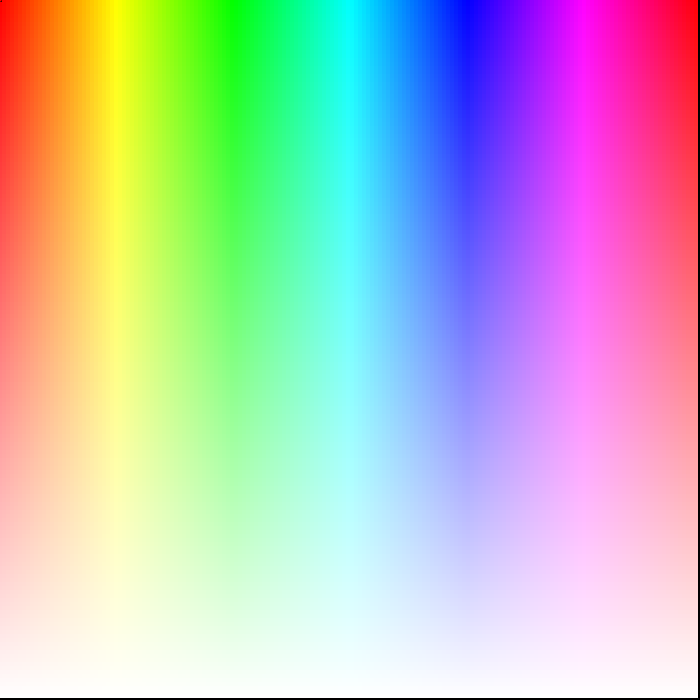
Frame 1 (no input)
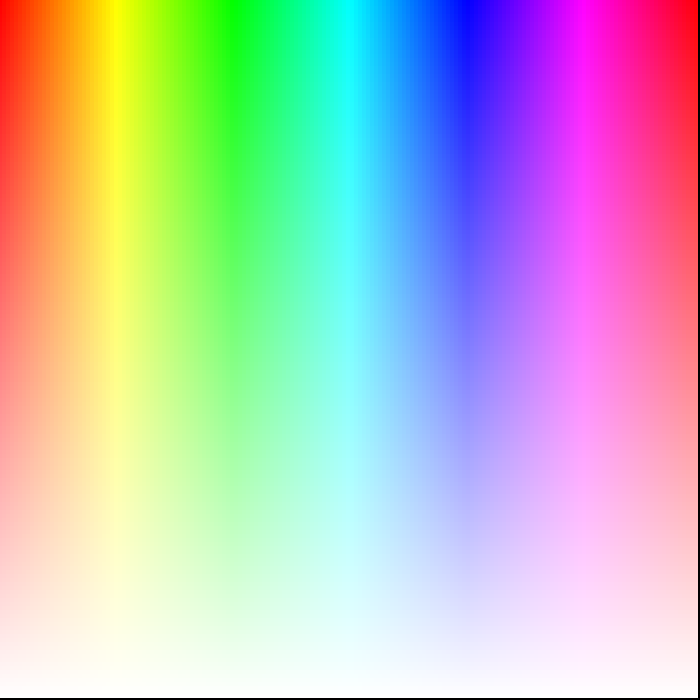
Frame 60 (no input)
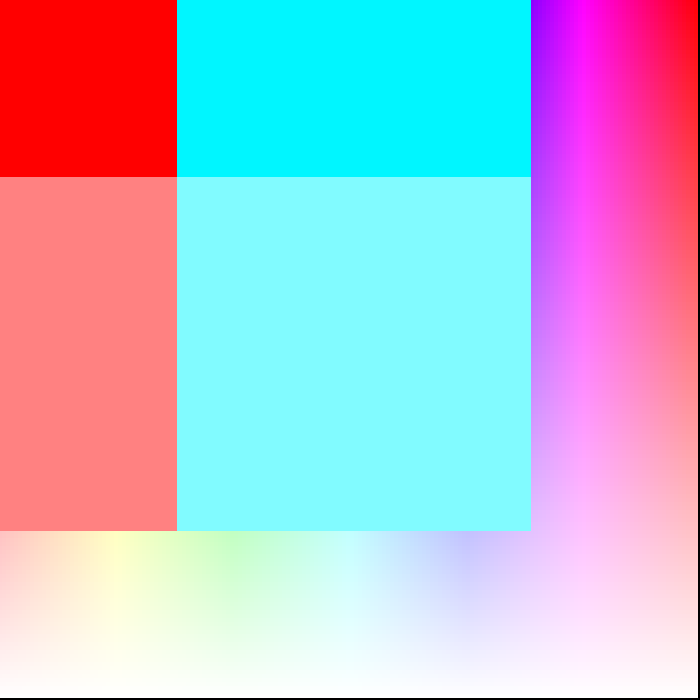
Frame 120 (the mouse pressed at the canvas centre since frame 60)

The p5.js sketch that drew these frames (run headless with seeded random() and noise() and a simulated clock; from frame 60 on, the mouse is pressed at the canvas centre):

// p5.js sketch
// ── sketch.js
var stepX = 0;
var stepY = 0;

function setup() {
  createCanvas(700, 700);
  background(0);
}


function draw() {
  colorMode(HSB, width, height, 100);
  rectMode(CENTER);
  
  stepX = mouseX +4;
  stepY = mouseY +4;
  
  for(var gridY = 0; gridY < height; gridY += stepY){
    for(var gridX = 0; gridX < width; gridX += stepX ){
      fill(gridX, height -gridY, 100);
      rect(gridX, gridY, stepX, stepY);
      noStroke();
    }
  }
}
